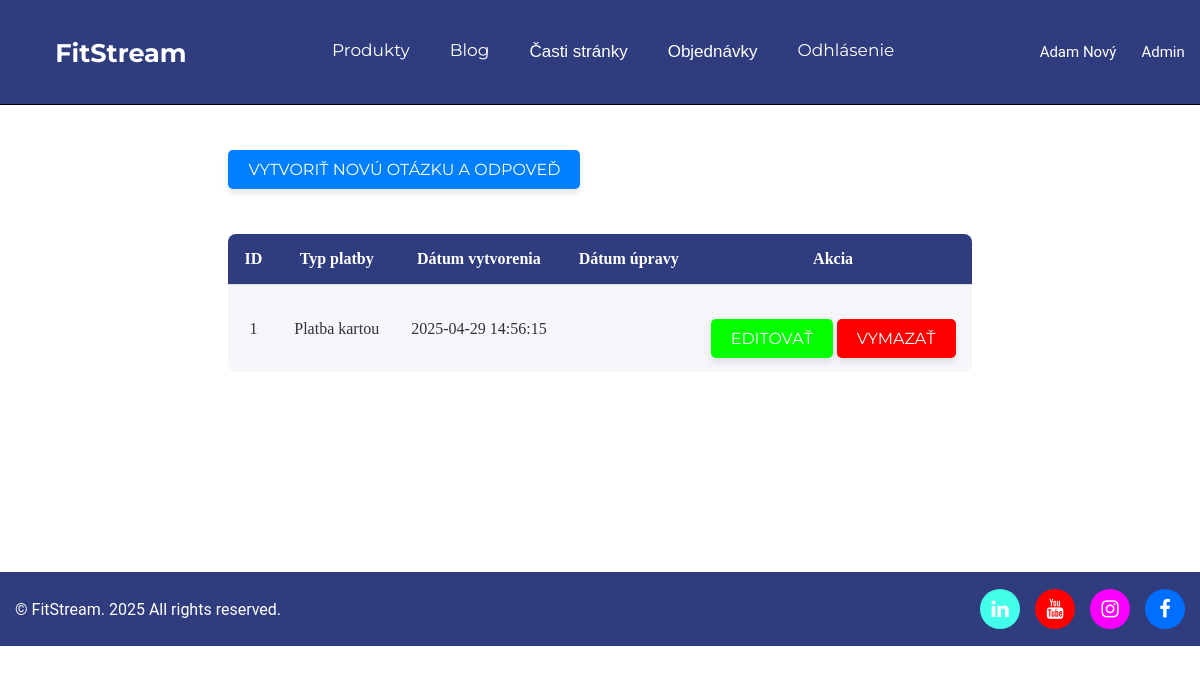
The page /admin/edit_platba.php (signed in) on the database as committed earlier.
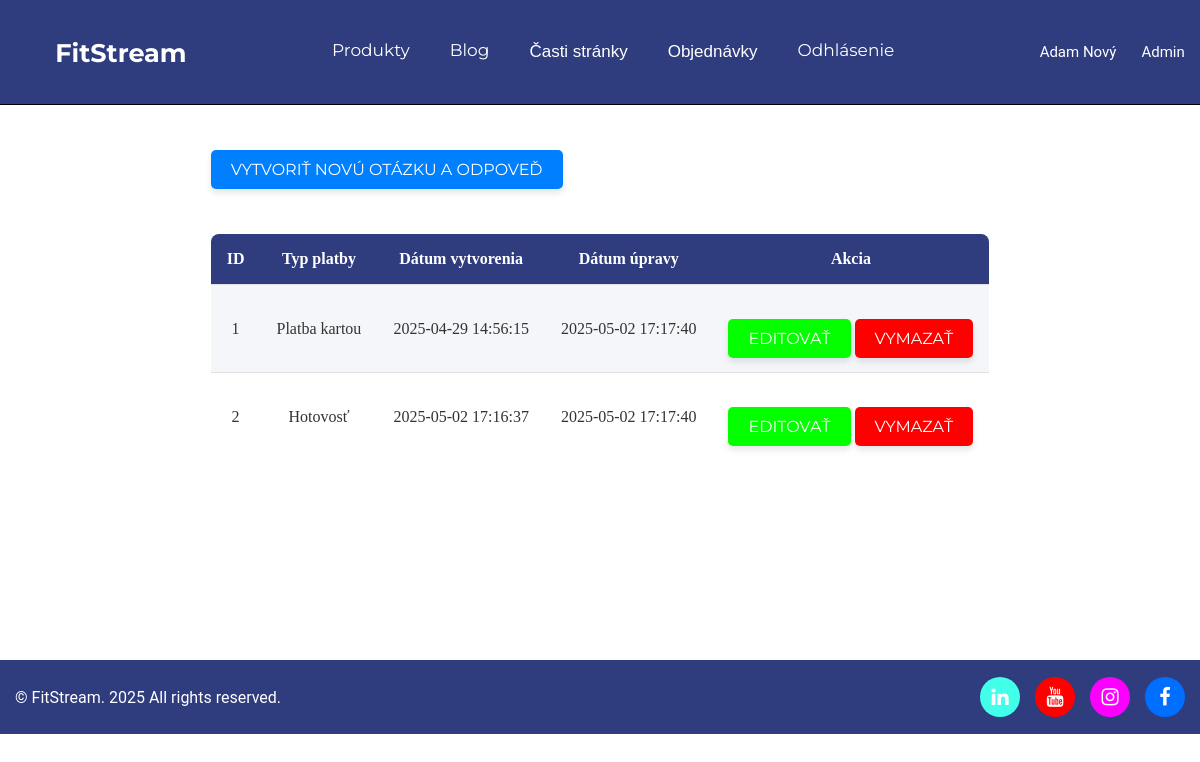
The same page on the database as committed later.
### tables this page shows
CREATE TABLE `platba` (
  `idplatba` int(11) NOT NULL,
  `nazov` varchar(100) NOT NULL,
  `datum_vytvorenia` timestamp NOT NULL DEFAULT current_timestamp(),
  `datum_upravy` timestamp NOT NULL DEFAULT current_timestamp() ON UPDATE current_timestamp()
);

CREATE TABLE `footer_ikony` (
  `idfooter` int(11) NOT NULL,
  `ikona` varchar(255) NOT NULL,
  `farba_bg` varchar(255) NOT NULL,
  `farba_ikony` varchar(255) NOT NULL,
  `url` varchar(45) NOT NULL
);

### admin/edit_platba.php (called while the page is built, shortened)
<?php
include_once $_SERVER['DOCUMENT_ROOT'] . '/FitStream/classes/Platba.php';
$platba = new Platba();
    $vypis = $platba->platbaVypis();
?>
<?php include "parts/header.php"; ?>
<?php include "parts/navbar.php"; ?>
<?php include "parts/uprava_platba.php"?>
<?php include "parts/footer.php"; ?>

### classes/database_con.php (called while the page is built, shortened)
<?php
class Database
{
    private $connection;
    protected function connect(): void
    {
        $config = DATABASE;
        $options = [
            PDO::ATTR_ERRMODE            => PDO::ERRMODE_EXCEPTION,
            PDO::ATTR_DEFAULT_FETCH_MODE => PDO::FETCH_ASSOC,
        ];
        try {
            $dsn = 'mysql:host=' . $config['HOST'] .
                   ';dbname=' . $config['DBNAME'] .
                   ';port=' . $config['PORT'];
            $this->connection = new PDO(
                $dsn,
                $config['USER_NAME'],
                $config['PASSWORD'],
                $options
            );
        } catch (PDOException $e) {
            throw new Exception('Pripojenie zlyhalo: ' . $e->getMessage());
        }
    }
    public function getConnection(): PDO
    {
        return $this->connection;
    }
}
?>

### classes/Platba.php (called while the page is built, shortened)
<?php
class Platba extends Database
{
    protected $conn;
    public function __construct()
    {
        $this->conn = $this->getConnection();
    }
    public function platbaVypis(): array{
        try{
            $sql = "SELECT * FROM platba;";
            $statement = $this->conn->prepare($sql);
            $statement->execute();
            $rs = $statement->fetchAll();
            return $rs;
        }catch(Exception $e){
            die;
        } finally{
            $this->conn = null;
        }
}
}

### classes/footer_linky.php (called while the page is built, shortened)
<?php
require_once $_SERVER['DOCUMENT_ROOT'] . '/FitStream/classes/database_con.php';
class Footer extends Database
{
    protected $conn;
    public function __construct()
    {
        $this->conn = $this->getConnection();
    }
    public function footer_Vypis(): array
    {
        try {
            $sql = "SELECT * FROM footer_ikony";
            $st = $this->conn->prepare($sql);
            $st->execute();
            return $st->fetchAll();
        } catch (Exception $e) {
            die("Nastala chyba");
        } finally {
            $this->conn = null;
        }
    }
}

### admin/parts/uprava_platba.php (the view, shortened to what this page needs)
<div class="vyziva_obal">
    <div class="obal">
        <a href="<?php echo BASE_URL; ?>admin/vytvorenie/vytvorenie_platba.php" class="vytvorenie">Vytvoriť novú otázku a odpoveď</a>
        <div class="table_con">
            <table>
                <tr>
                    <th>ID</th>
                    <th>Typ platby</th>
                    <th>Dátum vytvorenia</th>
                    <th>Dátum úpravy</th>
                    <th>Akcia</th>
                </tr>
                <?php foreach($vypis as $polozka): ?>
                    <tr>
                        <?php $id = $polozka['idplatba']; ?>
                        <td><?php echo $id; ?></td>
                        <td><?php echo $polozka['nazov']; ?></td>
                        <td><?php echo $polozka['datum_vytvorenia']; ?></td>
                        <td><?php echo $polozka['datum_upravy']; ?></td>
                        <td>
                            <a href="<?php echo BASE_URL; ?>admin/editovanie/editovanie_platba.php?id=<?php echo $id; ?>" class="edit">Editovať</a>
                            <a href="<?php echo BASE_URL; ?>admin/vymazanie/vymazanie_platba.php?id=<?php echo $id; ?>" onclick="return kontrolaVymazania()" class="delete">Vymazať</a>
                        </td>
                    </tr>
                <?php endforeach; ?>
            </table>
        </div>
    </div>
</div>

### admin/parts/footer.php (shortened to what this page needs)
<?php require_once($_SERVER['DOCUMENT_ROOT'] . '/FitStream/classes/footer_linky.php');?>
<?php
$footer = new Footer();
$footer_vypis = $footer->footer_Vypis();
?>
<footer>
    <div class = "bottom_footer">
        <div class = "footer_rights"><p class = ""> &copy; <span id="year"></span>FitStream. <?php echo(date("Y")); ?> All rights reserved.</p></div>
            <div class = "social_media_links">
                <?php foreach($footer_vypis as $a): ?>
                    <a href="<?php echo htmlspecialchars($a['url']); ?>">
                    <button class="social"
                    style="background-color: <?php echo htmlspecialchars($a['farba_bg']); ?>;
                    color: <?php echo htmlspecialchars($a['farba_ikony']); ?>;">
                   <i class="<?php echo htmlspecialchars($a['ikona']); ?>" style="font-size: 20px;"></i>
                   </button>
                   </a>
                <?php endforeach; ?>
         </div>
            </div>
</footer>
</body>
</html>

Rows that differ between the two databases and show on the page:
changed platba "Platba kartou": datum_upravy (not shown) → "2025-05-02 17:17:40"
added platba: idplatba "2", nazov "Hotovosť", datum_vytvorenia "2025-05-02 17:16:37", datum_upravy "2025-05-02 17:17:40"
